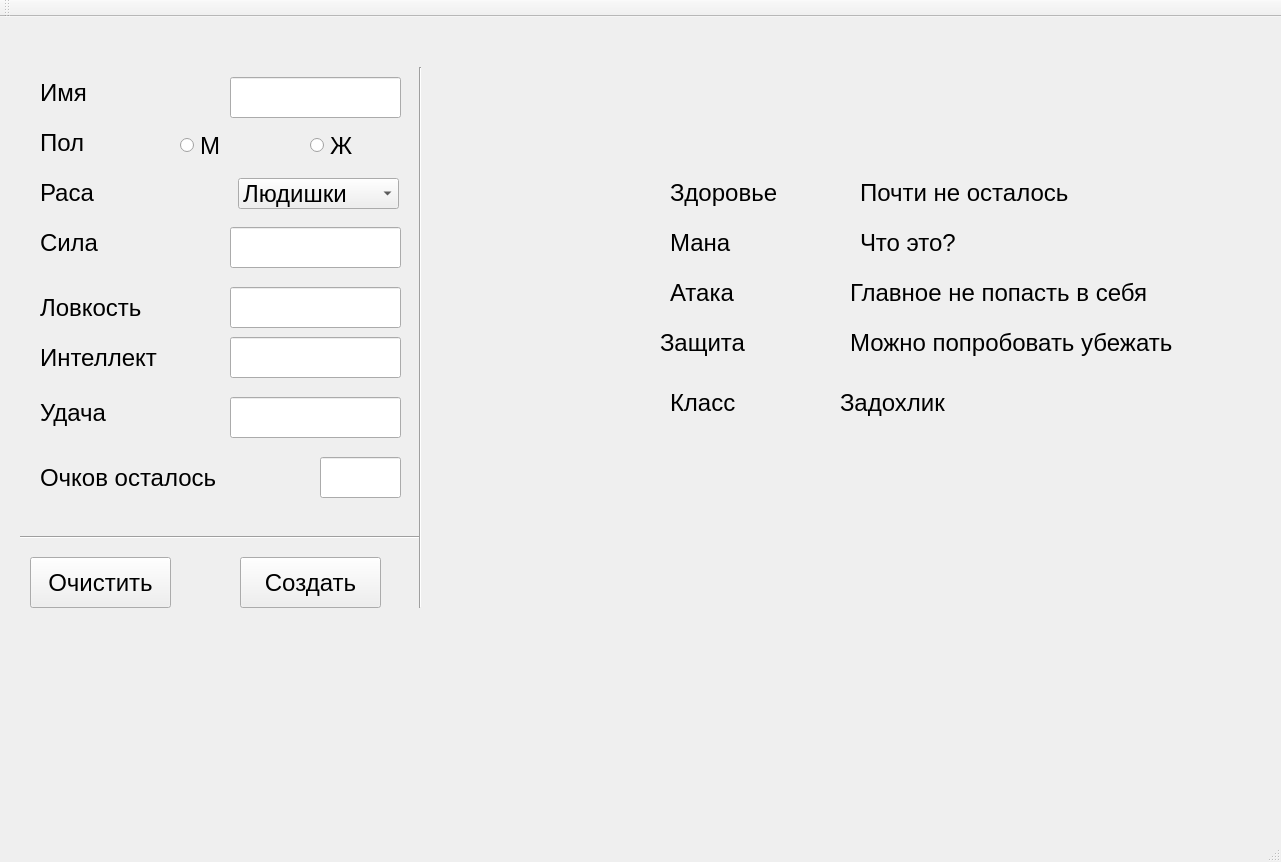
<?xml version="1.0" encoding="UTF-8"?>
<ui version="4.0">
 <class>MainWindow</class>
 <widget class="QMainWindow" name="MainWindow">
  <property name="geometry">
   <rect>
    <x>0</x>
    <y>0</y>
    <width>1281</width>
    <height>862</height>
   </rect>
  </property>
  <property name="windowTitle">
   <string>MainWindow</string>
  </property>
  <widget class="QWidget" name="centralWidget">
   <widget class="QLabel" name="label_Name">
    <property name="geometry">
     <rect>
      <x>40</x>
      <y>60</y>
      <width>111</width>
      <height>31</height>
     </rect>
    </property>
    <property name="font">
     <font>
      <pointsize>18</pointsize>
     </font>
    </property>
    <property name="text">
     <string>Имя</string>
    </property>
   </widget>
   <widget class="QLineEdit" name="lineEdit_Name">
    <property name="geometry">
     <rect>
      <x>230</x>
      <y>60</y>
      <width>171</width>
      <height>41</height>
     </rect>
    </property>
    <property name="font">
     <font>
      <pointsize>18</pointsize>
     </font>
    </property>
   </widget>
   <widget class="QLineEdit" name="lineEdit_Str">
    <property name="geometry">
     <rect>
      <x>230</x>
      <y>210</y>
      <width>171</width>
      <height>41</height>
     </rect>
    </property>
    <property name="font">
     <font>
      <pointsize>18</pointsize>
     </font>
    </property>
   </widget>
   <widget class="QLabel" name="label__Str">
    <property name="geometry">
     <rect>
      <x>40</x>
      <y>210</y>
      <width>111</width>
      <height>31</height>
     </rect>
    </property>
    <property name="font">
     <font>
      <pointsize>18</pointsize>
     </font>
    </property>
    <property name="text">
     <string>Сила</string>
    </property>
   </widget>
   <widget class="QLabel" name="label_Sex">
    <property name="geometry">
     <rect>
      <x>40</x>
      <y>110</y>
      <width>111</width>
      <height>31</height>
     </rect>
    </property>
    <property name="font">
     <font>
      <pointsize>18</pointsize>
     </font>
    </property>
    <property name="text">
     <string>Пол</string>
    </property>
   </widget>
   <widget class="QRadioButton" name="radioButton_Sex_M">
    <property name="geometry">
     <rect>
      <x>180</x>
      <y>120</y>
      <width>82</width>
      <height>17</height>
     </rect>
    </property>
    <property name="font">
     <font>
      <pointsize>18</pointsize>
     </font>
    </property>
    <property name="text">
     <string>М</string>
    </property>
   </widget>
   <widget class="QRadioButton" name="radioButton_Sex_W">
    <property name="geometry">
     <rect>
      <x>310</x>
      <y>120</y>
      <width>82</width>
      <height>17</height>
     </rect>
    </property>
    <property name="font">
     <font>
      <pointsize>18</pointsize>
     </font>
    </property>
    <property name="text">
     <string>Ж</string>
    </property>
   </widget>
   <widget class="QLabel" name="label_Dex">
    <property name="geometry">
     <rect>
      <x>40</x>
      <y>270</y>
      <width>111</width>
      <height>41</height>
     </rect>
    </property>
    <property name="font">
     <font>
      <pointsize>18</pointsize>
     </font>
    </property>
    <property name="text">
     <string>Ловкость</string>
    </property>
   </widget>
   <widget class="QLineEdit" name="lineEdit_Dex">
    <property name="geometry">
     <rect>
      <x>230</x>
      <y>270</y>
      <width>171</width>
      <height>41</height>
     </rect>
    </property>
    <property name="font">
     <font>
      <pointsize>18</pointsize>
     </font>
    </property>
   </widget>
   <widget class="QLabel" name="label_Int">
    <property name="geometry">
     <rect>
      <x>40</x>
      <y>320</y>
      <width>121</width>
      <height>41</height>
     </rect>
    </property>
    <property name="font">
     <font>
      <pointsize>18</pointsize>
     </font>
    </property>
    <property name="text">
     <string>Интеллект</string>
    </property>
   </widget>
   <widget class="QLineEdit" name="lineEdit_Int">
    <property name="geometry">
     <rect>
      <x>230</x>
      <y>320</y>
      <width>171</width>
      <height>41</height>
     </rect>
    </property>
    <property name="font">
     <font>
      <pointsize>18</pointsize>
     </font>
    </property>
   </widget>
   <widget class="QLabel" name="label_Luck">
    <property name="geometry">
     <rect>
      <x>40</x>
      <y>380</y>
      <width>121</width>
      <height>31</height>
     </rect>
    </property>
    <property name="font">
     <font>
      <pointsize>18</pointsize>
     </font>
    </property>
    <property name="text">
     <string>Удача</string>
    </property>
   </widget>
   <widget class="QLineEdit" name="lineEdit_Luck">
    <property name="geometry">
     <rect>
      <x>230</x>
      <y>380</y>
      <width>171</width>
      <height>41</height>
     </rect>
    </property>
    <property name="font">
     <font>
      <pointsize>18</pointsize>
     </font>
    </property>
   </widget>
   <widget class="QLabel" name="label_Score_Left">
    <property name="geometry">
     <rect>
      <x>40</x>
      <y>440</y>
      <width>181</width>
      <height>41</height>
     </rect>
    </property>
    <property name="font">
     <font>
      <pointsize>18</pointsize>
     </font>
    </property>
    <property name="text">
     <string>Очков осталось</string>
    </property>
   </widget>
   <widget class="QLineEdit" name="lineEdit_Score_Left">
    <property name="geometry">
     <rect>
      <x>320</x>
      <y>440</y>
      <width>81</width>
      <height>41</height>
     </rect>
    </property>
    <property name="font">
     <font>
      <pointsize>18</pointsize>
     </font>
    </property>
   </widget>
   <widget class="QLabel" name="label_HP">
    <property name="geometry">
     <rect>
      <x>670</x>
      <y>160</y>
      <width>121</width>
      <height>31</height>
     </rect>
    </property>
    <property name="font">
     <font>
      <pointsize>18</pointsize>
     </font>
    </property>
    <property name="text">
     <string>Здоровье</string>
    </property>
   </widget>
   <widget class="QLabel" name="label_HP_Value">
    <property name="geometry">
     <rect>
      <x>860</x>
      <y>160</y>
      <width>231</width>
      <height>31</height>
     </rect>
    </property>
    <property name="font">
     <font>
      <pointsize>18</pointsize>
     </font>
    </property>
    <property name="text">
     <string>Почти не осталось</string>
    </property>
   </widget>
   <widget class="QLabel" name="label_MP">
    <property name="geometry">
     <rect>
      <x>670</x>
      <y>210</y>
      <width>111</width>
      <height>31</height>
     </rect>
    </property>
    <property name="font">
     <font>
      <pointsize>18</pointsize>
     </font>
    </property>
    <property name="text">
     <string>Мана</string>
    </property>
   </widget>
   <widget class="QLabel" name="label_MP_Value">
    <property name="geometry">
     <rect>
      <x>860</x>
      <y>210</y>
      <width>111</width>
      <height>31</height>
     </rect>
    </property>
    <property name="font">
     <font>
      <pointsize>18</pointsize>
     </font>
    </property>
    <property name="text">
     <string>Что это?</string>
    </property>
   </widget>
   <widget class="QLabel" name="label_Atk">
    <property name="geometry">
     <rect>
      <x>670</x>
      <y>260</y>
      <width>111</width>
      <height>31</height>
     </rect>
    </property>
    <property name="font">
     <font>
      <pointsize>18</pointsize>
     </font>
    </property>
    <property name="text">
     <string>Атака</string>
    </property>
   </widget>
   <widget class="QLabel" name="label_Atk_Value">
    <property name="geometry">
     <rect>
      <x>850</x>
      <y>260</y>
      <width>321</width>
      <height>31</height>
     </rect>
    </property>
    <property name="font">
     <font>
      <pointsize>18</pointsize>
     </font>
    </property>
    <property name="text">
     <string>Главное не попасть в себя</string>
    </property>
   </widget>
   <widget class="QLabel" name="label_Def">
    <property name="geometry">
     <rect>
      <x>660</x>
      <y>310</y>
      <width>111</width>
      <height>31</height>
     </rect>
    </property>
    <property name="font">
     <font>
      <pointsize>18</pointsize>
     </font>
    </property>
    <property name="text">
     <string>Защита</string>
    </property>
   </widget>
   <widget class="QLabel" name="label_Def_Value">
    <property name="geometry">
     <rect>
      <x>850</x>
      <y>310</y>
      <width>351</width>
      <height>31</height>
     </rect>
    </property>
    <property name="font">
     <font>
      <pointsize>18</pointsize>
     </font>
    </property>
    <property name="text">
     <string>Можно попробовать убежать</string>
    </property>
   </widget>
   <widget class="QLabel" name="label_Class">
    <property name="geometry">
     <rect>
      <x>670</x>
      <y>370</y>
      <width>111</width>
      <height>31</height>
     </rect>
    </property>
    <property name="font">
     <font>
      <pointsize>18</pointsize>
     </font>
    </property>
    <property name="text">
     <string>Класс</string>
    </property>
   </widget>
   <widget class="QLabel" name="label_Class_Value">
    <property name="geometry">
     <rect>
      <x>840</x>
      <y>370</y>
      <width>371</width>
      <height>31</height>
     </rect>
    </property>
    <property name="font">
     <font>
      <pointsize>18</pointsize>
     </font>
    </property>
    <property name="text">
     <string>Задохлик</string>
    </property>
   </widget>
   <widget class="QPushButton" name="pushButton_Clear">
    <property name="geometry">
     <rect>
      <x>30</x>
      <y>540</y>
      <width>141</width>
      <height>51</height>
     </rect>
    </property>
    <property name="font">
     <font>
      <pointsize>18</pointsize>
     </font>
    </property>
    <property name="text">
     <string>Очистить</string>
    </property>
   </widget>
   <widget class="QPushButton" name="pushButton_Create">
    <property name="geometry">
     <rect>
      <x>240</x>
      <y>540</y>
      <width>141</width>
      <height>51</height>
     </rect>
    </property>
    <property name="font">
     <font>
      <pointsize>18</pointsize>
     </font>
    </property>
    <property name="text">
     <string>Создать</string>
    </property>
   </widget>
   <widget class="Line" name="line">
    <property name="geometry">
     <rect>
      <x>20</x>
      <y>510</y>
      <width>401</width>
      <height>20</height>
     </rect>
    </property>
    <property name="orientation">
     <enum>Qt::Horizontal</enum>
    </property>
   </widget>
   <widget class="Line" name="line_2">
    <property name="geometry">
     <rect>
      <x>410</x>
      <y>50</y>
      <width>20</width>
      <height>541</height>
     </rect>
    </property>
    <property name="orientation">
     <enum>Qt::Vertical</enum>
    </property>
   </widget>
   <widget class="QLabel" name="label__Race">
    <property name="geometry">
     <rect>
      <x>40</x>
      <y>160</y>
      <width>111</width>
      <height>31</height>
     </rect>
    </property>
    <property name="font">
     <font>
      <pointsize>18</pointsize>
     </font>
    </property>
    <property name="text">
     <string>Раса</string>
    </property>
   </widget>
   <widget class="QComboBox" name="comboBox_Race">
    <property name="geometry">
     <rect>
      <x>238</x>
      <y>161</y>
      <width>161</width>
      <height>31</height>
     </rect>
    </property>
    <property name="font">
     <font>
      <pointsize>18</pointsize>
     </font>
    </property>
    <item>
     <property name="text">
      <string>Людишки</string>
     </property>
    </item>
    <item>
     <property name="text">
      <string>Эльфы</string>
     </property>
    </item>
    <item>
     <property name="text">
      <string>Орки</string>
     </property>
    </item>
    <item>
     <property name="text">
      <string>Гномы</string>
     </property>
    </item>
   </widget>
  </widget>
  <widget class="QMenuBar" name="menuBar">
   <property name="geometry">
    <rect>
     <x>0</x>
     <y>0</y>
     <width>1281</width>
     <height>21</height>
    </rect>
   </property>
  </widget>
  <widget class="QToolBar" name="mainToolBar">
   <attribute name="toolBarArea">
    <enum>TopToolBarArea</enum>
   </attribute>
   <attribute name="toolBarBreak">
    <bool>false</bool>
   </attribute>
  </widget>
  <widget class="QStatusBar" name="statusBar"/>
 </widget>
 <layoutdefault spacing="6" margin="11"/>
 <resources/>
 <connections/>
</ui>
